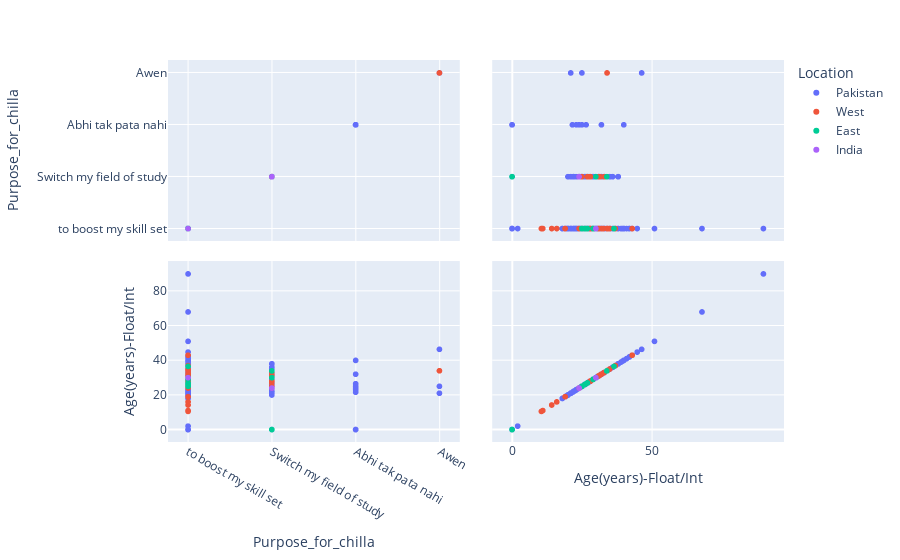

Write notebook code for a chart like this one.
### Code cell
import plotly.express as px
df = chilaclas
fig = px.scatter_matrix(df, dimensions=["Purpose_for_chilla", "Age(years)-Float/Int"], color="Location")
fig.show()

### Figure 1 — Plotly figure (JSON) as saved in the notebook; plotly's stock layout.template omitted (floating-point values rounded to 4 significant figures; data arrays with more than 128 entries replaced by an {"elided": "..."} marker saying what was removed)
{"data": [{"dimensions": [{"axis": {"matches": true}, "label": "Purpose_for_chilla", "values": {"elided": "323 str values"}}, {"axis": {"matches": true}, "label": "Age(years)-Float/Int", "values": {"elided": "323 float values"}}], "hovertemplate": "Location=Pakistan<br>%{xaxis.title.text}=%{x}<br>%{yaxis.title.text}=%{y}<extra></extra>", "legendgroup": "Pakistan", "marker": {"color": "#636efa", "symbol": "circle"}, "name": "Pakistan", "showlegend": true, "type": "splom"}, {"dimensions": [{"axis": {"matches": true}, "label": "Purpose_for_chilla", "values": ["to boost my skill set", "to boost my skill set", "Switch my field of study", "Switch my field of study", "to boost my skill set", "to boost my skill set", "to boost my skill set", "Awen", "to boost my skill set", "to boost my skill set", "to boost my skill set", "to boost my skill set", "to boost my skill set", "to boost my skill set", "to boost my skill set", "Switch my field of study", "Switch my field of study", "Switch my field of study", "to boost my skill set", "Switch my field of study", "to boost my skill set", "Switch my field of study", "Switch my field of study", "to boost my skill set", "to boost my skill set", "to boost my skill set", "to boost my skill set", "to boost my skill set", "to boost my skill set", "Switch my field of study", "to boost my skill set", "to boost my skill set", "to boost my skill set", "to boost my skill set", "to boost my skill set", "to boost my skill set"]}, {"axis": {"matches": true}, "label": "Age(years)-Float/Int", "values": [27, 24, 28, 25, 31, 28, 32.75, 34, 32, 28.11, 29, 43, 19, 25, 34.25, 27, 31.5, 28, 34, 33, 31, 28, 31.04, 35, 26, 14.2, 16, 28, 11, 24, 37, 10.5, 29, 25, 31, 28]}], "hovertemplate": "Location=West<br>%{xaxis.title.text}=%{x}<br>%{yaxis.title.text}=%{y}<extra></extra>", "legendgroup": "West", "marker": {"color": "#EF553B", "symbol": "circle"}, "name": "West", "showlegend": true, "type": "splom"}, {"dimensions": [{"axis": {"matches": true}, "label": "Purpose_for_chilla", "values": ["to boost my skill set", "to boost my skill set", "to boost my skill set", "to boost my skill set", "Switch my field of study", "to boost my skill set", "to boost my skill set", "to boost my skill set", "Switch my field of study", "to boost my skill set", "to boost my skill set", "to boost my skill set", "Switch my field of study", "to boost my skill set"]}, {"axis": {"matches": true}, "label": "Age(years)-Float/Int", "values": [25, 25, 30, 30, 33.9, 30, 26.3, 27, 30, 26, 29, 36.5, 0, 29]}], "hovertemplate": "Location=East<br>%{xaxis.title.text}=%{x}<br>%{yaxis.title.text}=%{y}<extra></extra>", "legendgroup": "East", "marker": {"color": "#00cc96", "symbol": "circle"}, "name": "East", "showlegend": true, "type": "splom"}, {"dimensions": [{"axis": {"matches": true}, "label": "Purpose_for_chilla", "values": ["Switch my field of study", "to boost my skill set"]}, {"axis": {"matches": true}, "label": "Age(years)-Float/Int", "values": [24, 30]}], "hovertemplate": "Location=India<br>%{xaxis.title.text}=%{x}<br>%{yaxis.title.text}=%{y}<extra></extra>", "legendgroup": "India", "marker": {"color": "#ab63fa", "symbol": "circle"}, "name": "India", "showlegend": true, "type": "splom"}], "layout": {"dragmode": "select", "legend": {"title": {"text": "Location"}, "tracegroupgap": 0}, "margin": {"t": 60}}}
